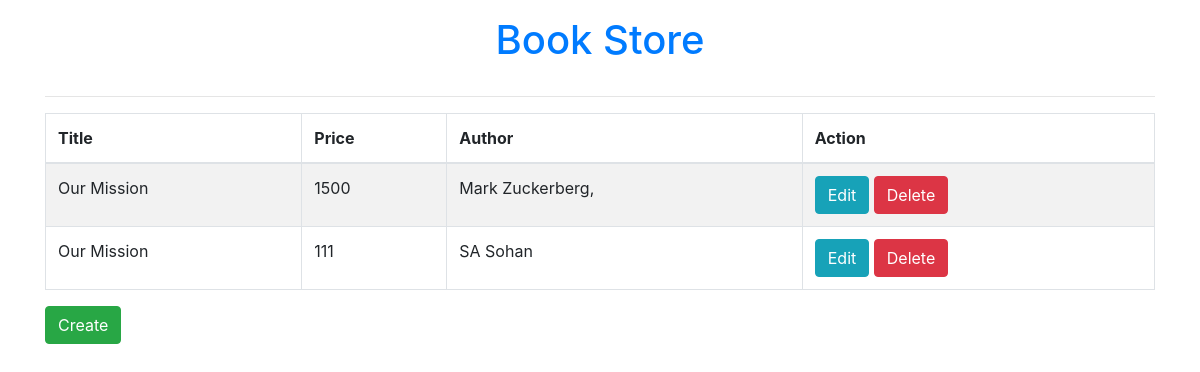
The app's page /, older data.
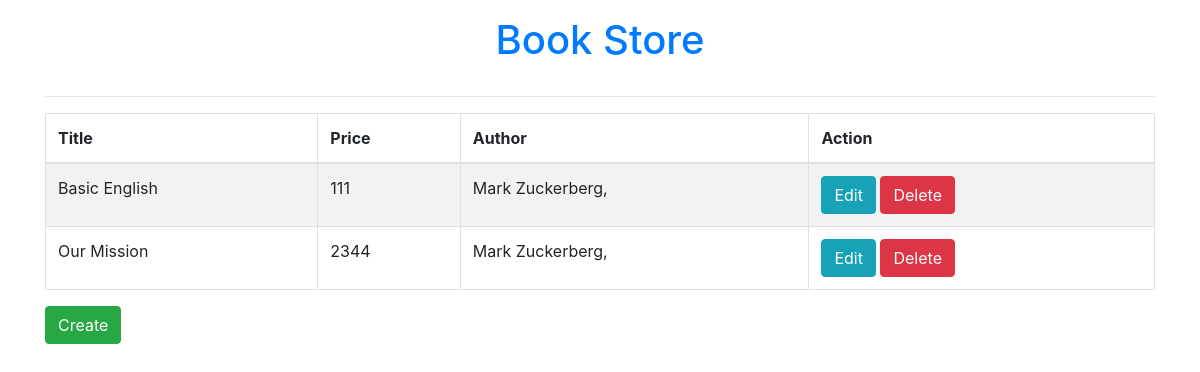
The same page, newer data.
### djangoCrud/models.py (models this page shows)
class BookList(models.Model):
    title = models.CharField(max_length = 150)
    price = models.IntegerField()
    author= models.CharField(max_length= 100)

### djangoCrud/views.py (the view)
# urls.py: path('', views.index , name='index'),
def index(request):
    books = BookList.objects.all()
    return render(request , 'index.html',{'books':books})

### templates/index.html
{% extends 'master.html' %}
{% block content %}
    <div class="container">
      <h1 class="py-3 text-center text-primary">Book Store</h1>
      <hr>
          <table class="table table-striped table-bordered">
            <thead>
              <tr>
                <th scope="col">Title</th>
                <th scope="col">Price</th>
                <th scope="col">Author</th>
                <th scope="col">Action</th>
              </tr>
            </thead>
            <tbody>
            {% for book in books %}
              <tr>
                <td>{{ book.title }}</td>
                <td>{{ book.price }}</td>
                <td>{{ book.author }}</td>
                <td>
                    <a class = "btn btn-info" href="/edit/{{ book.id }}">Edit</a>
                    <a class = "btn btn-danger" href="/delete/{{ book.id }}">Delete</a>
                </td>
              </tr>
              {% endfor %}
            </tbody>
          </table>
      <a href="/add_book" class="btn btn-success">Create</a>
    </div>
{% endblock  %}

### templates/master.html (shortened to what this page needs)
{% load static %}
<!doctype html>
<html lang="en">
  <head>
    <link rel="stylesheet" href="https://stackpath.bootstrapcdn.com/bootstrap/4.3.1/css/bootstrap.min.css">
  </head>
  <body>
    {% block content %}
    {% endblock %}
  </body>
</html>

Row changes from the older to the newer data that the page shows:
removed BookList: title "Our Mission", price "111", author "SA Sohan"
added BookList: title "Basic English", price "111", author "Mark Zuckerberg,"
changed BookList "Our Mission": price "1500" → "2344"
